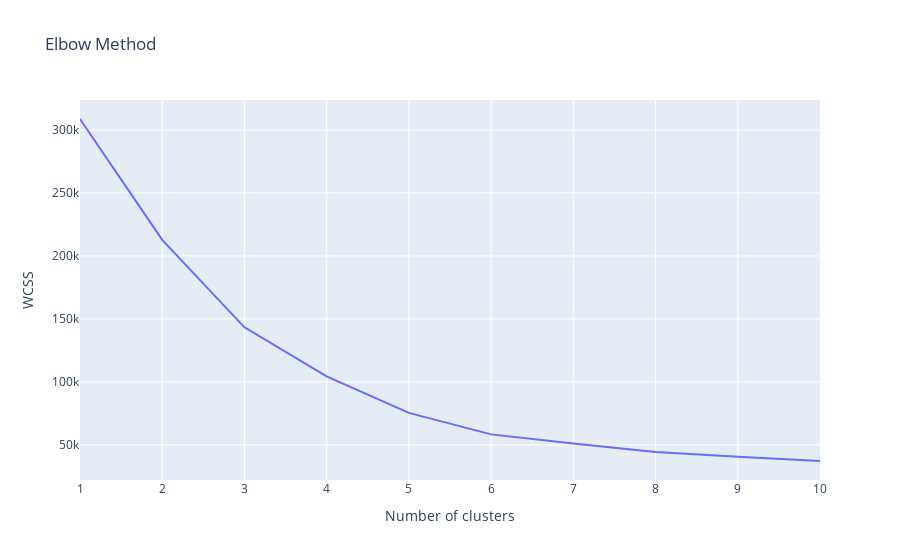

Notebook source saved alongside this figure:
### Code cell
wcss = []
for i in range(1, 11):
    kmeans = KMeans(n_clusters=i, init='k-means++', max_iter=300, n_init=10, random_state=0)
    kmeans.fit(X)
    wcss.append(kmeans.inertia_)

# Plotting the elbow method graph
fig = px.line(x=range(1, 11), y=wcss, labels={'x': 'Number of clusters', 'y': 'WCSS'}, title='Elbow Method')
fig.show()

### Figure 1 — Plotly figure (JSON) as saved in the notebook; plotly's stock layout.template omitted (floating-point values rounded to 4 significant figures)
{"data": [{"hovertemplate": "Number of clusters=%{x}<br>WCSS=%{y}<extra></extra>", "legendgroup": "", "line": {"color": "#636efa", "dash": "solid"}, "marker": {"symbol": "circle"}, "mode": "lines", "name": "", "orientation": "v", "showlegend": false, "type": "scatter", "x": [1, 2, 3, 4, 5, 6, 7, 8, 9, 10], "xaxis": "x", "y": [308800.0, 212800.0, 143300.0, 104400.0, 75350.0, 58300.0, 51120.0, 44340.0, 40620.0, 37150.0], "yaxis": "y"}], "layout": {"autosize": true, "legend": {"tracegroupgap": 0}, "title": {"text": "Elbow Method"}, "xaxis": {"anchor": "y", "autorange": true, "domain": [0, 1], "range": [1, 10], "title": {"text": "Number of clusters"}, "type": "linear"}, "yaxis": {"anchor": "x", "autorange": true, "domain": [0, 1], "range": [22060.0, 323900.0], "title": {"text": "WCSS"}, "type": "linear"}}}
